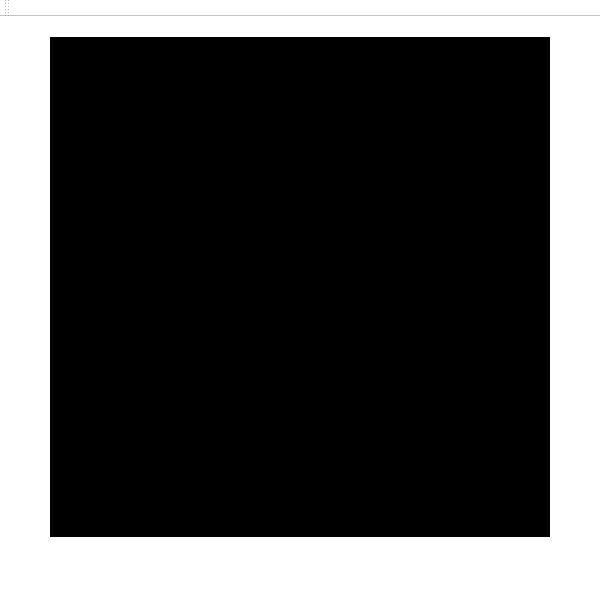
<?xml version="1.0" encoding="UTF-8"?>
<ui version="4.0">
 <class>MainWindow</class>
 <widget class="QMainWindow" name="MainWindow">
  <property name="geometry">
   <rect>
    <x>0</x>
    <y>0</y>
    <width>600</width>
    <height>600</height>
   </rect>
  </property>
  <property name="minimumSize">
   <size>
    <width>600</width>
    <height>600</height>
   </size>
  </property>
  <property name="windowTitle">
   <string>Circle_Rendering</string>
  </property>
  <property name="styleSheet">
   <string notr="true">background-color: rgb(255, 255, 255);</string>
  </property>
  <widget class="QWidget" name="centralWidget">
   <widget class="display_window" name="image_window">
    <property name="geometry">
     <rect>
      <x>50</x>
      <y>20</y>
      <width>500</width>
      <height>500</height>
     </rect>
    </property>
    <property name="minimumSize">
     <size>
      <width>500</width>
      <height>500</height>
     </size>
    </property>
    <property name="styleSheet">
     <string notr="true">background-color: rgb(0, 0, 0);</string>
    </property>
    <property name="text">
     <string>TextLabel</string>
    </property>
   </widget>
  </widget>
  <widget class="QMenuBar" name="menuBar">
   <property name="geometry">
    <rect>
     <x>0</x>
     <y>0</y>
     <width>600</width>
     <height>19</height>
    </rect>
   </property>
  </widget>
  <widget class="QToolBar" name="mainToolBar">
   <attribute name="toolBarArea">
    <enum>TopToolBarArea</enum>
   </attribute>
   <attribute name="toolBarBreak">
    <bool>false</bool>
   </attribute>
  </widget>
  <widget class="QStatusBar" name="statusBar"/>
 </widget>
 <layoutdefault spacing="6" margin="11"/>
 <customwidgets>
  <customwidget>
   <class>display_window</class>
   <extends>QLabel</extends>
   <header location="global">display_window.h</header>
  </customwidget>
 </customwidgets>
 <resources/>
 <connections/>
</ui>
